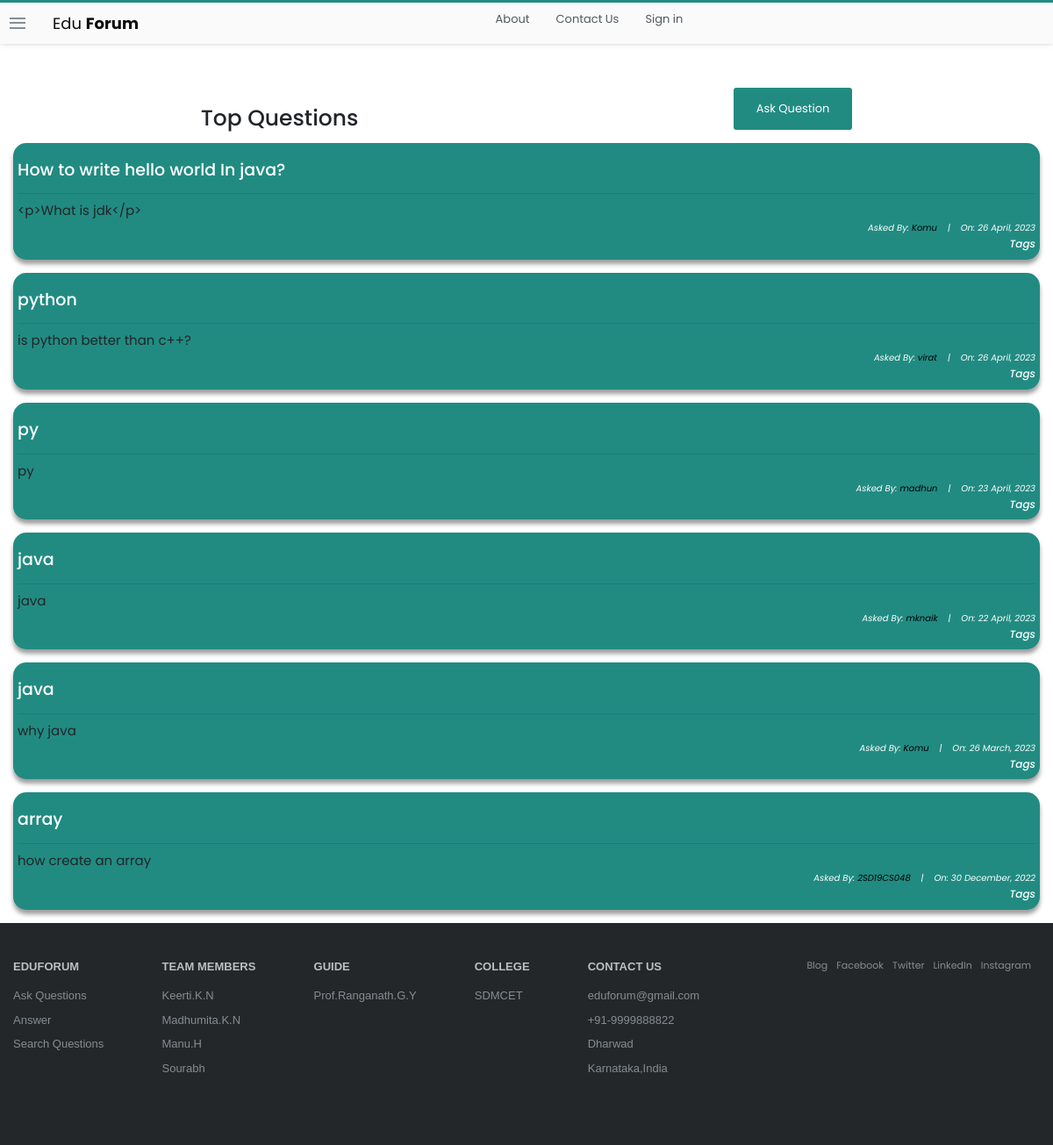
Screenshot of /questions/ with the database file from the repository.
### stackbase/models.py (models this page shows, shortened)
class Question(models.Model):
    user = models.ForeignKey(User, on_delete=models.CASCADE)
    title = models.CharField(max_length=10000)
    content = RichTextField()
    likes = models.ManyToManyField(User, related_name='question_post')
    date_created = models.DateTimeField(default=timezone.now)

### stackbase/views.py (the view)
# urls.py: path('questions/', views.QuestionListView.as_view(), name="question-lists"),
class QuestionListView(ListView):
    model = Question
    context_object_name = 'questions'
    ordering = ['-date_created']
    def get_context_data(self, **kwargs):
        context = super().get_context_data(**kwargs)
        search_input = self.request.GET.get('search-area') or ""
        if search_input:
            context['questions'] = context['questions'].filter(title__icontains = search_input)
            context['search_input'] = search_input
        return context

### stackbase/templates/stackbase/question_list.html (shortened to what this page needs)
{% extends 'base.html' %}
{% block content %}
<!DOCTYPE html>
<html lang="en">
<head>
</head>
<body>
    <div class="container">
        <div id="sub-nav">
            <h1 id="fh1">Top Questions</h1>
            {% if user.is_authenticated %}
            <button class="btn" id="logout-btn"><a id="fa" href="{% url 'stackbase:question-create'%}" style="color: white; text-decoration: none; background-color: #218B82;">Ask Question</a></button>
            {% else %}
            <button class="btn" id="logout-btn"><a id="fa" href="{% url 'login' %}" style="color: white; text-decoration: none;">Ask Question</a></button>
            {% endif %}
        </div>
        <div class="list-question">
            <div class="questions">
                {% for question in questions %}
                <div class="container" style="background: #218B82; padding: 5px; box-shadow: rgba(0, 0, 0, 0.383) 0px 5px 5px 0px; border-radius: 15px;" >
                    <div id="title-sec" style="display: flex; align-items: center;">
                        <h3 id="fh3"><a href="{% url 'stackbase:question-detail' question.id%}" style="color: white;">{{ question.title }}</a></h3>
                    </div>
                    <hr>
                    {% if question.content|wordcount <= 10 %}
                    <h6 id="fh6" style="text-align: left;">{{ question.content}}</h6>
                    {% else %}
                    <h6 id="fh6" style="text-align: left;">{{ question.content|truncatewords:10}} <a href="{% url 'stackbase:question-detail' question.id%}" style="color: white;">Read More</a></h6>
                    {% endif %}
                    <h6 id="fh6" style="font-size: 10px; font-style: italic; color: white;">Asked By: <a href="{% url 'profile' %}" style="color: black;">{{ question.user }}</a>&nbsp;&nbsp;&nbsp; |&nbsp;&nbsp;&nbsp; On: {{question.date_created|date:"j F, Y"}}</h6>
                    <h5 style="text-align: right; font-size: 12px; font-style: italic; color: white;">Tags</h5>
                </div> <br>
                {% endfor %}
            </div>
        </div>
    </div>
</body>
</html>
{% endblock content %}

### templates/base.html (shortened to what this page needs)
{% load static %}
<!doctype html>
<html lang="en">
<head>
    <link rel="stylesheet" href="https://maxcdn.bootstrapcdn.com/bootstrap/4.0.0/css/bootstrap.min.css">
	<link rel="stylesheet" href="https://use.fontawesome.com/releases/v5.8.2/css/all.css">
    <link rel="stylesheet" type="text/css" href="{% static 'main.css' %}">
</head>
<body>
    <header style="border-top: 3px solid #218B82">
        <div class="nav-container" >
          <nav>
              <div class="nav-brand">
                  <div class="hamburger-menu-container">
                      <div class="hamburger-menu">
                          <div class="line"></div>
                          <div class="line"></div>
                          <div class="line"></div>
                      </div>
                  </div>
                  <a href="/" class="nav-icon">
                      <div class="nav-icon-text">Edu <span class="nav-bold-text">Forum</span>
                      </div>
                  </a>
              </div>
              <div class="nav-base-links">
                  <ul>
                    <div class="hero-options">
                        {% if user.is_authenticated %}
                        <li><a href="/questions/new">Ask Question</a></li>
                        {% else %}
                        <li><a href="#section1">About</a></li>
                        <li><a href="#section2">Contact Us</a></li>
                         {% endif %}
                    </div>
                      {% if user.is_authenticated %}
                     <li> <a href="{% url 'profile' %}" >Profile</a></li>
                      <li><a href="{% url 'logout' %}" >Logout</a></li>
                    {% else %}
                     <li> <a href="/login" >Sign in</a><li>
                    {% endif %}
                  </ul>
              </div>
          </nav>
        </div>
        </header>
      {% block content %}{% endblock %}
<footer class="footer" id="section2" style="margin-bottom: 0%;">
    <div class="container">
    <div class="footer-content">
    <div class="footer-nav">
        <div class="footer-nav-col">
            <div class="footer-links-title"><a href="/">EduForum</a></div>
            <ul class="footer-links">
                <li class="footer-link-item"><a href="#" class="footer-link">Ask Questions</a></li>
                <li class="footer-link-item"><a href="#" class="footer-link">Answer</a></li>
                <li class="footer-link-item"><a href="#" class="footer-link">Search Questions</a></li>
            </ul>
        </div>
        <div class="footer-nav-col">
            <div class="footer-links-title"><a href="#">Team Members</a></div>
            <ul class="footer-links">
                <li class="footer-link-item"><a href="#" class="footer-link">Keerti.K.N</a></li>
                <li class="footer-link-item"><a href="#" class="footer-link">Madhumita.K.N</a></li>
                <li class="footer-link-item"><a href="#" class="footer-link">Manu.H</a></li>
                <li class="footer-link-item"><a href="#" class="footer-link">Sourabh</a></li>
            </ul>
        </div>
        <div class="footer-nav-col">
            <div class="footer-links-title"><a href="#">Guide</a></div>
            <ul class="footer-links">
                <li class="footer-link-item"><a href="#" class="footer-link">Prof.Ranganath.G.Y</a></li>
            </ul>
        </div>
        <div class="footer-nav-col">
          <div class="footer-links-title"><a href="#">College</a></div>
          <ul class="footer-links">
              <li class="footer-link-item">
                  <a href="//sdmcet.ac.in/" class="footer-link">SDMCET</a>
              </li>
            </ul>
          </div>
        </div>
        <div class="footer-nav-col">
            <div class="footer-links-title"><a href="#">Contact Us</a></div>
            <ul class="footer-links">
                <li class="footer-link-item"><a href="#" class="footer-link">eduforum@gmail.com</a></li>
                <li class="footer-link-item"><a href="#" class="footer-link">+91-9999888822</a></li>
                <li class="footer-link-item"><a href="#" class="footer-link">Dharwad</a></li>
                <li class="footer-link-item"><a href="#" class="footer-link">Karnataka,India</a></li>
            </ul>
        </div>
    <div class="footer-another-links">
        <div class="social-media">
            <ul>
                <li>
                    <a href="#">Blog</a>
                </li>
                <li>
                    <a href="#">Facebook</a>
                </li>
                <li>
                    <a href="#">Twitter</a>
                </li>
                <li>
                    <a href="#">LinkedIn</a>
                </li>
                <li>
                    <a href="#">Instagram</a>
                </li>
            </ul>
        </div>
    </div>
    </div>
    </div>
    </footer>
</body>
</html>

### stackbase/templates/stackbase/question_list.html (style rules this page uses)
body { margin-top: 100px; font-family: 'Poppins', sans-serif; }
#fh1 { margin-top: 20px; }
#sub-nav { display: flex; justify-content: space-around; }
#logout-btn { background-color: #218B82; margin-bottom: 15px; }
#fh3 { text-align: left; font-size: 19px; padding-top: 15px; }
#fh6 { text-align: right; font-size: 15px; font-weight: normal; }
a { color: rgb(0, 132, 255); }
h5 { color: rgb(133, 133, 133); }

### rows the page displays
Question: title "How to write hello world In java?", content "<p>What is jdk</p>", user "Komu", date_created "26 April, 2023"
Question: title "python", content "is python better than c++?", user "virat", date_created "26 April, 2023"
Question: title "py", content "py", user "madhun", date_created "23 April, 2023"
Question: title "java", content "java", user "mknaik", date_created "22 April, 2023"
Question: title "java", content "why java", user "Komu", date_created "26 March, 2023"
Question: title "array", content "how create an array", user "2SD19CS048", date_created "30 December, 2022"
